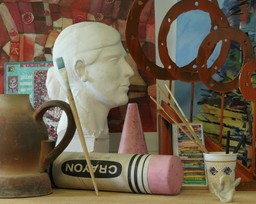
#> input picture hw6/left.png, 256 x 204 px, shrunk from 1390 x 1110 before the run
$ python 3.py
#> lines starting #> are read from the running program, lines starting #| are printed output that depends on the picture
import cv2
import numpy as np
from matplotlib import pyplot as plt

def dist(l_patch, r_patch):
    return np.sum(np.power(l_patch - r_patch , 2))

def disparity(imgL, imgR, patch_size , max_sv, contrast =10):
    """generate disparity map based on left and right images

    Args:
        imgL ([numpy 2D array]): [left image (gray)]
        imgR ([numpy 2D array]): [right image (gray)]
        patch_size ([int]): [defines size of patch]
        max_sv ([int]): [maximum size for searching in right image on the same line]
        contrast (int, optional): [constant value for better visualization]. Defaults to 10.

    Returns:
        [numpy 2D array]: [disparity map with the same size as the input photos]
    """
    H,W = imgL.shape
    dis_map = np.zeros_like(imgL)
    #doing process for each pixel
    for row in range(patch_size//2, H-patch_size//2):
        for col in range(patch_size//2, W-patch_size//2):
            #selecting patch in left image
            l_patch = imgL[row - patch_size//2:row + patch_size//2 +1 ,col - patch_size//2:col + patch_size//2 +1]
            min_dist = 1000
            match = 0
            for i in range(max_sv):
                if(col - patch_size//2 - i > -1):
                    #selecting patch in right image
                    r_patch = imgR[row - patch_size//2:row + patch_size//2 +1 ,col - patch_size//2 - i :col + patch_size//2 +1-i]
                    new_dist = dist(l_patch,r_patch)
                    if new_dist < min_dist:
                        min_dist = new_dist
                        match = i
            dis_map[row,col] = match *contrast if match*contrast < 255 else 255

    return dis_map


#reading images
imgL = cv2.imread('left.png',0)
#> imgL: shape (204, 256); min 2, max 246, mean 97.7
imgR = cv2.imread('right.png',0)
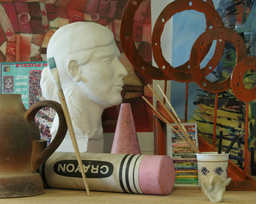
#> input picture hw6/right.png, 256 x 204 px, shrunk from 1390 x 1110 before the run
#> imgR: shape (204, 256); min 2, max 249, mean 97.4
#downsampling
imgL = cv2.resize(imgL, None, fx=1/2, fy=1/2, interpolation=cv2.INTER_AREA)
#> imgL: shape (102, 128)
imgR = cv2.resize(imgR, None, fx=1/2, fy=1/2, interpolation=cv2.INTER_AREA)
#> imgR: shape (102, 128)
#denoise
imgL = cv2.GaussianBlur(imgL, (3,3), cv2.BORDER_DEFAULT)
imgR = cv2.GaussianBlur(imgR, (3,3), cv2.BORDER_DEFAULT)
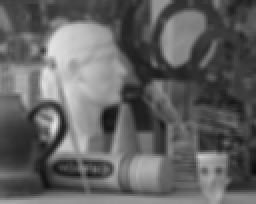
#> imgR: shape (102, 128) (shown 2 times larger); min 11, max 228, mean 97.5

dis_map = disparity(imgL,imgR,5,40,4)
#> after the loop in disparity, `for row in range(patch_size//2, H-patch_size//2):`:
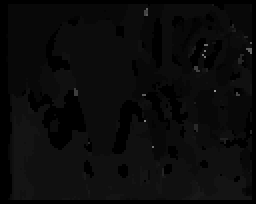
#> dis_map: shape (102, 128) (shown 2 times larger); min 0, max 152, mean 10.3

# cv2.imwrite('dis.png',dis_map)
plt.imsave('dis.png',dis_map)
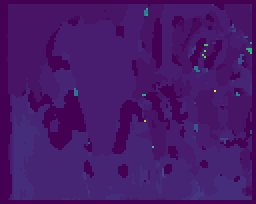
#> saved as dis.png: shape (102, 128, 3) (shown 2 times larger); mean R, G, B 70.5, 24.5, 105.6

for i in [5,7,9]:
    img =  cv2.medianBlur(dis_map,i)
    # cv2.imwrite('dis_med'+str(i)+'.png',img)
    plt.imsave('dis_med'+str(i)+'.png',img)
#> this loop made 3 passes
#> pass 1, `img =  cv2.medianBlur(dis_map,i)`:
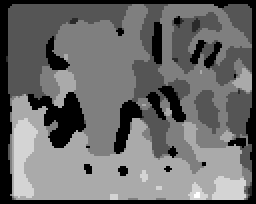
#> img: shape (102, 128) (shown 2 times larger); min 0, max 24, mean 10.1; drawn with min black and max white
#> pass 1, `plt.imsave('dis_med'+str(i)+'.png',img)`:
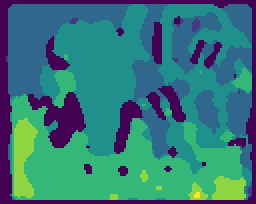
#> saved as dis_med5.png: shape (102, 128, 3) (shown 2 times larger); mean R, G, B 52.5, 119.9, 122.1

img = dis_map
for i in range(4):
    img = cv2.medianBlur(img,5)

# cv2.imwrite('dis_med_itr.png',img)
plt.imsave('dis_med_itr.png',img)
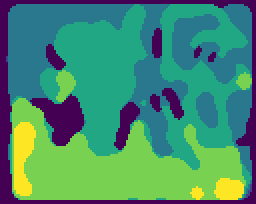
#> saved as dis_med_itr.png: shape (102, 128, 3) (shown 2 times larger); mean R, G, B 69.8, 139.9, 111.4
